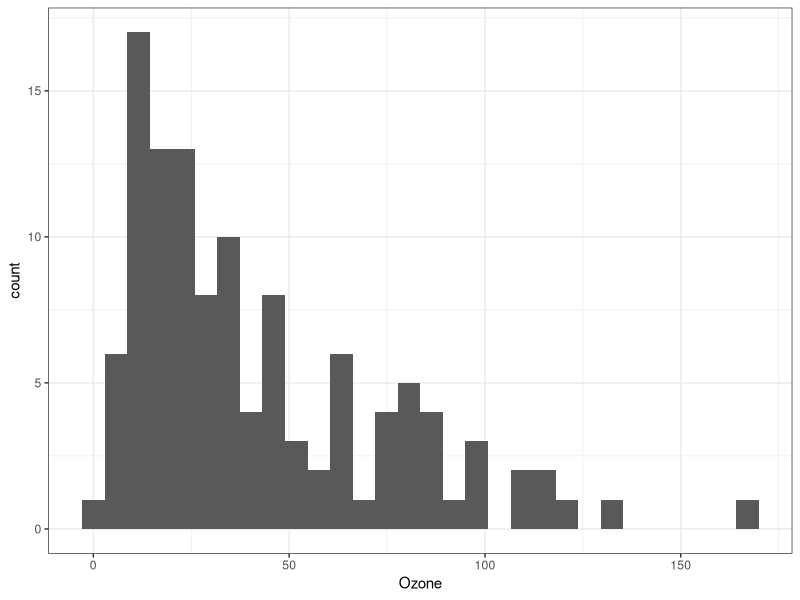
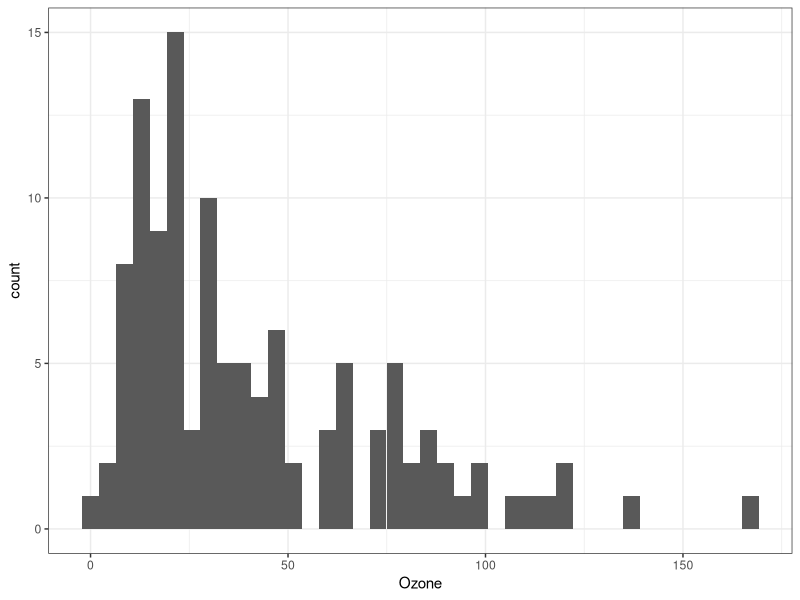
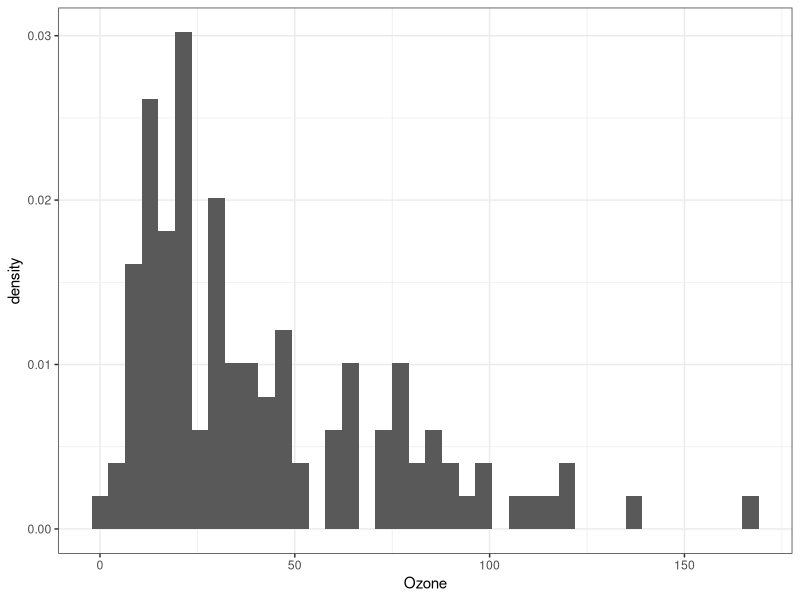
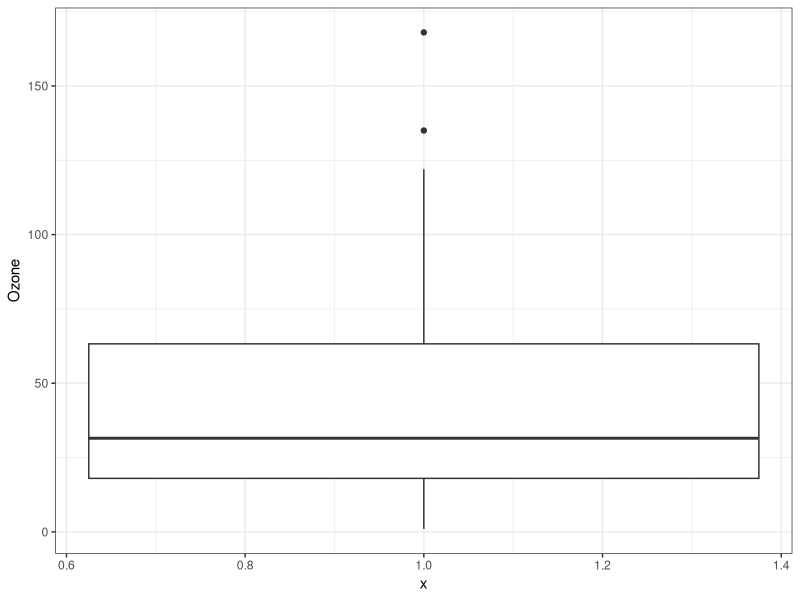
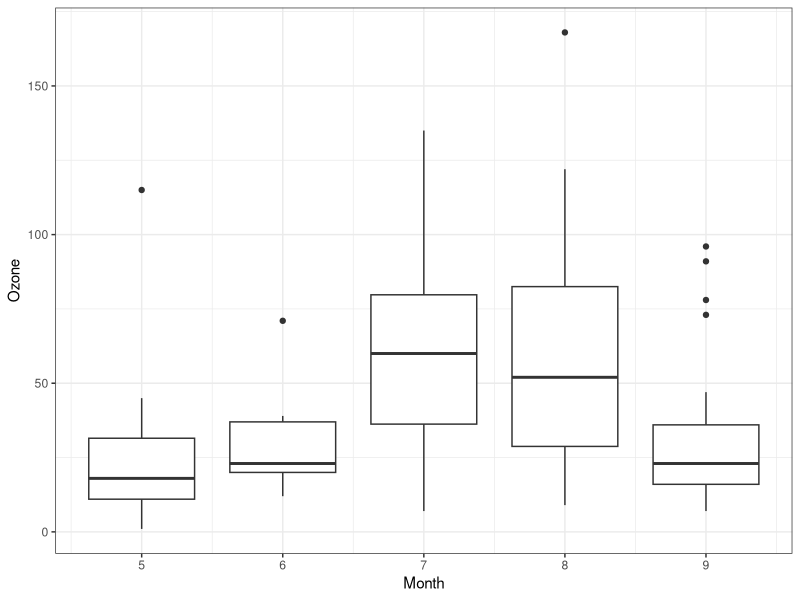
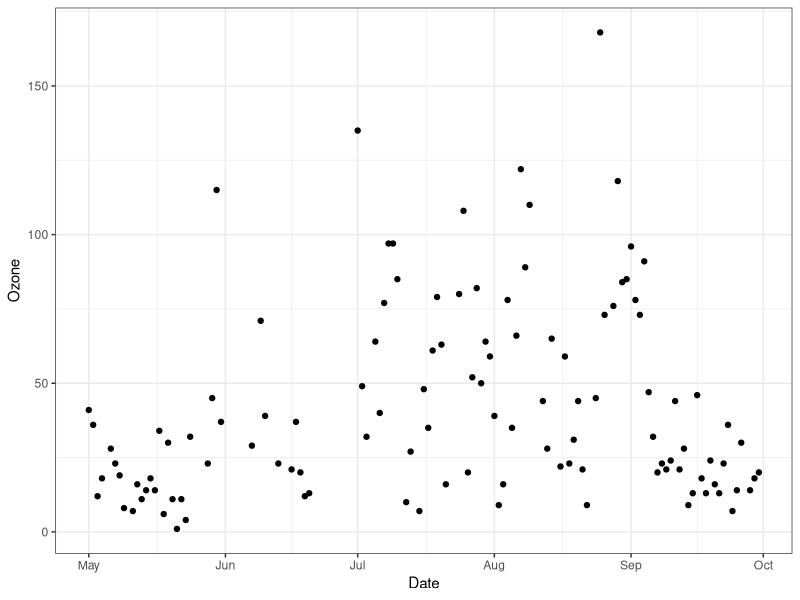
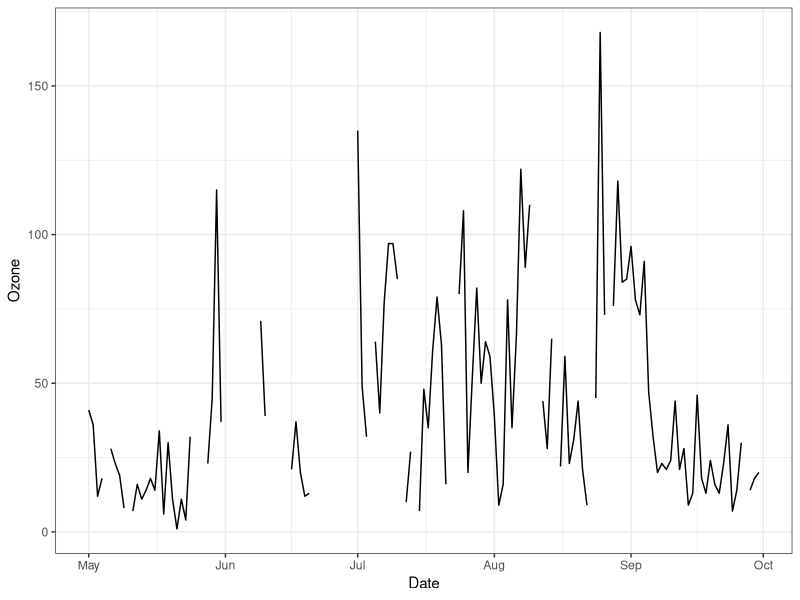
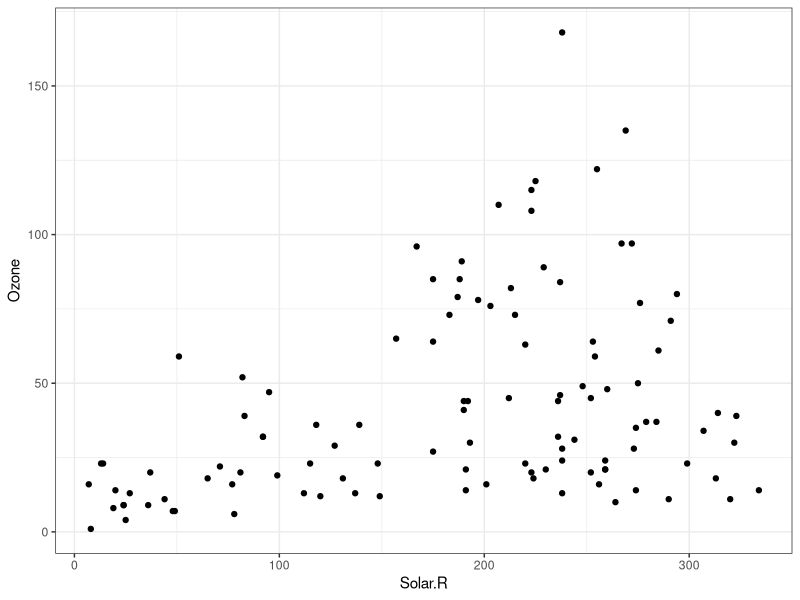

Recreate these plots in R, in order.
# Author: Jarad Niemi
# Date:   2024-09-05
# Purpose: Graphical statistics using ggplot2 (included in tidyverse)
#-------------------------------------------------------------------------------


## install.packages("tidyverse")

## install.packages(c("dplyr","tidyr","ggplot2"))

## library("dplyr")
## library("tidyr")
## library("ggplot2")

library("tidyverse")

theme_set(theme_bw()) # comment this line to see what default plots look like

# Summary statistics
dim(airquality)
head(airquality)
tail(airquality)
summary(airquality)

## ?airquality

airquality <- airquality %>%
  dplyr::mutate(Date = as.Date(paste("1973",Month,Day,sep="/"))) 

ggplot(airquality,     # data.frame containing the data
       aes(x=Ozone)) + # a column name from the data.frame
  geom_histogram()     # create a histogram

ggplot(airquality, aes(x=Ozone)) + 
  geom_histogram(bins = 40)

ggplot(airquality, aes(x=Ozone)) + 
  geom_histogram(aes(y=..density..), bins = 40)



ggplot(airquality,     
       aes(x=1,y=Ozone)) + 
  geom_boxplot()     

ggplot(airquality,     
       aes(x=Month, y=Ozone, group=Month)) + 
  geom_boxplot()     



ggplot(airquality, aes(x = Date, y = Ozone)) +
  geom_point()

ggplot(airquality, aes(x = Date, y = Ozone)) +
  geom_line()

ggplot(airquality, aes(x = Solar.R, y = Ozone)) +
  geom_point()



ggplot(airquality,     
       aes(x=Month, y=Ozone, group=Month)) + 
  geom_point() 

ggplot(airquality,     
       aes(x=Month, y=Ozone, group=Month)) + 
  geom_jitter() 

ggplot(airquality,     
       aes(x=Month, y=Ozone, group=Month)) + 
  geom_boxplot(color='grey',                 # make the boxes not so obvious
               outlier.shape = NA) +         # remove outliers, 
  geom_point()                               # because they get plotted here

ggplot(airquality,     
       aes(x=Month, y=Ozone, group=Month)) + 
  geom_boxplot(color='grey',                 # make the boxes not so obvious
               outlier.shape = NA) +         # remove outliers, 
  geom_jitter()                              # because they get plotted here



airquality_long <- airquality %>%
  dplyr::select(-Month, -Day) %>%              # Remove these columns
  tidyr::pivot_longer(-Date,
                      names_to  = "response",
                      values_to = "value")

dim(airquality)
dim(airquality_long)

head(airquality_long)
summary(airquality_long)
table(airquality_long$response)

ggplot(airquality_long, 
       aes(x = Date, y = value, 
           linetype = response,
           color = response, 
           group = response)) +
  geom_line()

ggplot(airquality_long, aes(Date, value)) +
  geom_point() + 
  facet_wrap(~response)

ggplot(airquality_long, aes(Date, value)) +
  geom_line() + 
  facet_wrap(~response,scales="free_y")

ggplot(airquality_long, aes(Date, value)) +
  geom_line() + 
  facet_wrap(.~response,scales="free_y")

ggplot(airquality_long, aes(Date, value)) +
  geom_line() + 
  facet_wrap(response ~ .,scales="free_y")

airquality2 <- airquality_long %>%
  tidyr::pivot_wider(
    names_from  = response, 
    values_from = value)

g <- ggplot(airquality2,
       aes(x = Temp, y = Wind)) +
  geom_point()

g # Then you can see the plot by just typing the object name

g <- g +
  labs(x = "Temperature (F)",
       y = "Wind speed (mph)",
       title = "New York (May-September 1973)")

g

g <- g + theme_classic()
g

g <- g + geom_smooth(method="lm")
g

ggplot(airquality2,
       aes(x = Temp, y = Wind)) +
  geom_point() +
  geom_smooth(method = "lm") + 
  labs(x = "Temperature (F)",
       y = "Wind speed (mph)",
       title = "New York (May-September 1973)") 



## ggsave(filename = "plot.png",
##        plot     = g,
##        width    = 5,
##        height   = 4)
